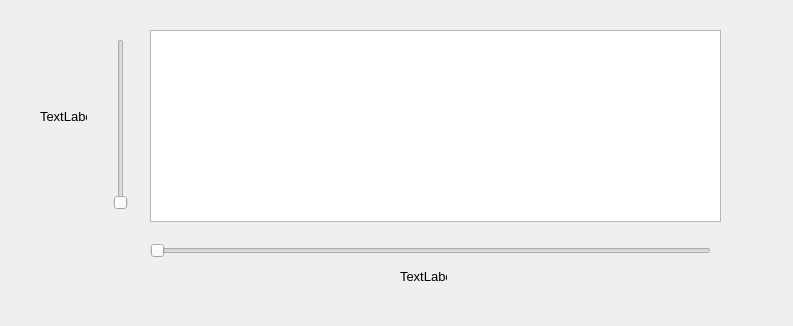
<?xml version="1.0" encoding="UTF-8"?>
<ui version="4.0">
 <class>Form</class>
 <widget class="QWidget" name="Form">
  <property name="geometry">
   <rect>
    <x>0</x>
    <y>0</y>
    <width>793</width>
    <height>326</height>
   </rect>
  </property>
  <property name="windowTitle">
   <string>Form</string>
  </property>
  <widget class="QSlider" name="verticalSlider1">
   <property name="geometry">
    <rect>
     <x>110</x>
     <y>39</y>
     <width>22</width>
     <height>171</height>
    </rect>
   </property>
   <property name="maximum">
    <number>5</number>
   </property>
   <property name="orientation">
    <enum>Qt::Vertical</enum>
   </property>
  </widget>
  <widget class="QSlider" name="horizontalSlider1">
   <property name="geometry">
    <rect>
     <x>150</x>
     <y>240</y>
     <width>561</width>
     <height>22</height>
    </rect>
   </property>
   <property name="orientation">
    <enum>Qt::Horizontal</enum>
   </property>
  </widget>
  <widget class="QLabel" name="labelForVerticalSlider">
   <property name="geometry">
    <rect>
     <x>40</x>
     <y>110</y>
     <width>47</width>
     <height>13</height>
    </rect>
   </property>
   <property name="font">
    <font>
     <pointsize>10</pointsize>
    </font>
   </property>
   <property name="text">
    <string>TextLabel</string>
   </property>
  </widget>
  <widget class="QLabel" name="labelForHorizontalSlider">
   <property name="geometry">
    <rect>
     <x>400</x>
     <y>270</y>
     <width>47</width>
     <height>13</height>
    </rect>
   </property>
   <property name="font">
    <font>
     <pointsize>10</pointsize>
    </font>
   </property>
   <property name="text">
    <string>TextLabel</string>
   </property>
  </widget>
  <widget class="QGraphicsView" name="graphicsView">
   <property name="geometry">
    <rect>
     <x>150</x>
     <y>30</y>
     <width>571</width>
     <height>192</height>
    </rect>
   </property>
  </widget>
 </widget>
 <resources/>
 <connections>
  <connection>
   <sender>horizontalSlider1</sender>
   <signal>valueChanged(int)</signal>
   <receiver>labelForHorizontalSlider</receiver>
   <slot>setNum(int)</slot>
   <hints>
    <hint type="sourcelabel">
     <x>221</x>
     <y>250</y>
    </hint>
    <hint type="destinationlabel">
     <x>366</x>
     <y>247</y>
    </hint>
   </hints>
  </connection>
 </connections>
</ui>
